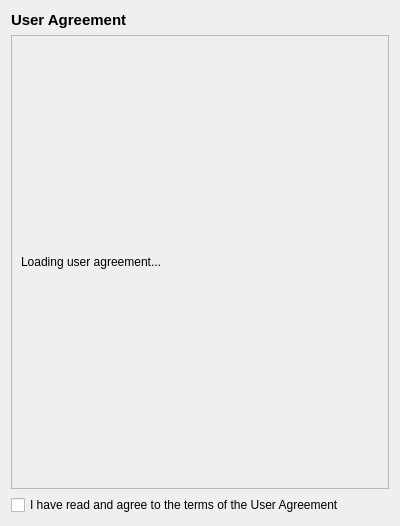
<?xml version="1.0" encoding="UTF-8"?>
<ui version="4.0">
 <class>user_agreement</class>
 <widget class="QWidget" name="user_agreement">
  <property name="geometry">
   <rect>
    <x>0</x>
    <y>0</y>
    <width>400</width>
    <height>526</height>
   </rect>
  </property>
  <property name="windowTitle">
   <string>Form</string>
  </property>
  <layout class="QGridLayout" name="gridLayout_2">
   <item row="1" column="0">
    <widget class="QScrollArea" name="scrollArea">
     <property name="widgetResizable">
      <bool>true</bool>
     </property>
     <widget class="QWidget" name="scrollAreaWidgetContents">
      <property name="geometry">
       <rect>
        <x>0</x>
        <y>0</y>
        <width>366</width>
        <height>1565</height>
       </rect>
      </property>
      <layout class="QGridLayout" name="gridLayout">
       <item row="0" column="0">
        <widget class="QLabel" name="label_2">
         <property name="text">
          <string>Loading user agreement...</string>
         </property>
         <property name="wordWrap">
          <bool>true</bool>
         </property>
        </widget>
       </item>
      </layout>
     </widget>
    </widget>
   </item>
   <item row="0" column="0">
    <widget class="QLabel" name="label">
     <property name="font">
      <font>
       <pointsize>11</pointsize>
       <bold>true</bold>
      </font>
     </property>
     <property name="text">
      <string>User Agreement</string>
     </property>
    </widget>
   </item>
   <item row="2" column="0">
    <widget class="QCheckBox" name="checkBox">
     <property name="text">
      <string>I have read and agree to the terms of the User Agreement</string>
     </property>
    </widget>
   </item>
  </layout>
 </widget>
 <resources/>
 <connections>
  <connection>
   <sender>checkBox</sender>
   <signal>clicked(bool)</signal>
   <receiver>user_agreement</receiver>
   <slot>agreement_clicked(bool)</slot>
   <hints>
    <hint type="sourcelabel">
     <x>316</x>
     <y>575</y>
    </hint>
    <hint type="destinationlabel">
     <x>270</x>
     <y>-12</y>
    </hint>
   </hints>
  </connection>
 </connections>
 <slots>
  <slot>agreement_clicked(bool)</slot>
 </slots>
</ui>
